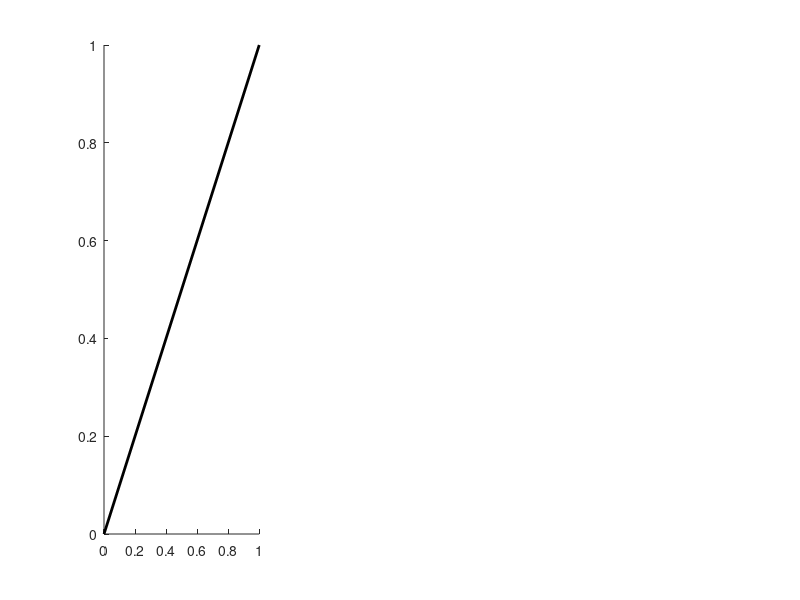

MATLAB code to generate this figure: (Note: this script raises an error after producing the figure.)
%%%%%%%%%%%%%
% Figure S1 %
%%%%%%%%%%%%%
% describing the alignment and the position data

fS1 = figure;
subplot(1,3,1)
hold on
plot([0 1],[0 1],'k','linewidth',2)
plot(data.summary.maxcorr.rev(data.sigind),data.summary.maxcorr.pos(data.sigind),'kx','markersize',6)
plot(data.summary.maxcorr.rev(data.nsigind),data.summary.maxcorr.pos(data.nsigind),'.',...
  'markerfacecolor',[.6 .6 .6],'markeredgecolor',[.6 .6 .6],'markersize',6)
set(gca,'box','off','xlim',[0 1],'xtick',[0 .5 1],'ylim',[0 1],'ytick',[0 .5 1])
title(sprintf('r = %0.2g',corr2(data.summary.maxcorr.rev(data.sigind),data.summary.maxcorr.pos(data.sigind))));
ylabel('Position Trace')

subplot(1,3,2)
hold on
plot([0 1],[0 1],'k','linewidth',2)
plot(data.summary.maxcorr.rev(data.sigind),data.summary.maxcorr.aln(data.sigind),'kx','markersize',6)
plot(data.summary.maxcorr.rev(data.nsigind),data.summary.maxcorr.aln(data.nsigind),'.',...
  'markerfacecolor',[.6 .6 .6],'markeredgecolor',[.6 .6 .6],'markersize',6)
set(gca,'box','off','xlim',[0 1],'xtick',[0 .5 1],'ylim',[0 1],'ytick',[0 .5 1])
title(sprintf('r = %0.2g',corr2(data.summary.maxcorr.rev(data.sigind),data.summary.maxcorr.aln(data.sigind))));
ylabel('Aligned Trace')
xlabel('Velocity Trace')

subplot(1,3,3)
hold on
plot([0 1],[0 1],'k','linewidth',2)
plot(data.summary.maxcorr.rev(data.sigind),data.summary.maxcorr.srt(data.sigind),'kx','markersize',6)
plot(data.summary.maxcorr.rev(data.nsigind),data.summary.maxcorr.srt(data.nsigind),'.',...
  'markerfacecolor',[.6 .6 .6],'markeredgecolor',[.6 .6 .6],'markersize',6)
set(gca,'box','off','xlim',[0 1],'xtick',[0 .5 1],'ylim',[0 1],'ytick',[0 .5 1])
title(sprintf('r = %0.2g',corr2(data.summary.maxcorr.rev(data.sigind),data.summary.maxcorr.srt(data.sigind))));
ylabel('Short Trace')

fie(fS1,'/Users/schoppik/Documents/Research/Papers/tbtv/FigureImport/FigureS1.xml')
print(fS1,'-depsc','/Users/schoppik/Documents/Research/Papers/tbtv/FigureImport/FigureS1.eps')

%%%%%%%%%%%%%
% Figure S2 %
%%%%%%%%%%%%%
% figure describing the consequences of binning

dex = find(example.alltype == example.prefdir);
nfft = 2048;
f = [0:nfft-1]*1000/nfft;
windowing = [1 20];
evar = example.allevel(dex,:) - repmat(mean(example.allevel(dex,:)),[length(dex) 1]);


for i = 1:length(windowing)
  spvar(:,:,i) = windowspikedata(example.allspikes(dex,:),windowing(i)) - repmat(mean(windowspikedata(example.allspikes(dex,:),windowing(i))),[length(dex) 1]);
   % get the power spectrum
   pse(i,:) = mean(abs(fft(spvar(:,:,i)',nfft).*conj(fft(evar',nfft))),2)+eps;
   ps(i,:) = mean(fft(spvar(:,:,i)',nfft).*conj(fft(spvar(:,:,i)',nfft)),2)+eps;
  D(i,:) = getfilter(spvar(:,:,i)',evar');
end

fS2 = figure;
subplot(2,3,1)
plot(-200:500,spvar(:,:,1)','color',[.6 .6 .6])
set(gca,'box','off','tickdir','out','PlotBoxAspectRatio',[1 1 1],'DataAspectRatioMode','auto',...
  'xlim',[-200 500],'xtick',[-200 0 250 500],'ylim',[-0.25 1],'ytick',[-0.25 0 0.5 1],...
  'fontsize',fontsize,'linewidth',linewidth,'TickLength',ticklength)
xlabel('Time (ms)')
ylabel('Spikes/bin')

subplot(2,3,2)
plot(-350:350,fliplr(D(1,:)),'k')
set(gca,'box','off','tickdir','out','PlotBoxAspectRatio',[1 1 1],'DataAspectRatioMode','auto',...
  'xlim',[-350 350],'xtick',[-350:350:350],'ylim',[-0.5 1],'ytick',[-0.5:.5:1],...
  'fontsize',fontsize,'linewidth',linewidth,'TickLength',ticklength)
xlabel('Lag (ms)')
ylabel('Deg/s/spike')
title('1 ms bin size')

fudgefact = 0.005/0.04;
subplot(2,3,3)
hold on
bar(f(1:nfft/2),ps(1,1:(nfft/2))./sum(ps(1,(1:nfft/2))),'facecolor','k')
plot(f(1:nfft/2),pse(1,1:nfft/2)./sum(pse(1:nfft/2)).*fudgefact,'r','linewidth',3)
set(gca,'box','off','tickdir','out','PlotBoxAspectRatio',[1 1 1],'DataAspectRatioMode','auto',...
  'xlim',[0 100],'xtick',[0:25:100],'ylim',[0 .005],'ytick',[],...
  'fontsize',fontsize,'linewidth',linewidth,'TickLength',ticklength)
ylabel('Power (norm)')
xlabel('Frequency (Hz)')

subplot(2,3,4)
plot(-200:500,spvar(:,:,2)','color',[.6 .6 .6])
set(gca,'box','off','tickdir','out','PlotBoxAspectRatio',[1 1 1],'DataAspectRatioMode','auto',...
  'xlim',[-200 500],'xtick',[-200 0 250 500],'ylim',[-0.25 0.25],'ytick',[-0.25:0.25:0.25],...
  'fontsize',fontsize,'linewidth',linewidth,'TickLength',ticklength)
xlabel('Time (ms)')
ylabel('Spikes/bin')

subplot(2,3,5)
plot(-350:350,fliplr(D(2,:)),'k')
set(gca,'box','off','tickdir','out','PlotBoxAspectRatio',[1 1 1],'DataAspectRatioMode','auto',...
  'xlim',[-350 350],'xtick',[-350:350:350],'ylim',[-0.5 1],'ytick',[-0.5:.5:1],...
  'fontsize',fontsize,'linewidth',linewidth,'TickLength',ticklength)
xlabel('Lag (ms)')
ylabel('Deg/s/spike')
title('20ms bin size')

fudgefact = 0.025/0.06;
subplot(2,3,6)
hold on
bar(f(1:nfft/2),ps(2,1:nfft/2)./sum(ps(2,1:nfft/2)),'facecolor','k')
plot(f(1:nfft/2),pse(2,1:nfft/2)./sum(pse(1:nfft/2)).*fudgefact,'r','linewidth',3)
set(gca,'box','off','tickdir','out','PlotBoxAspectRatio',[1 1 1],'DataAspectRatioMode','auto',...
  'xlim',[0 100],'xtick',[0:25:100],'ylim',[0 .025],'ytick',[],...
  'fontsize',fontsize,'linewidth',linewidth,'TickLength',ticklength)

xlabel('Frequency')
ylabel('Power (norm)')

fie(fS2,'/Users/schoppik/Documents/Research/Papers/tbtv/FigureImport/FigureS2.xml')
print(fS2,'-depsc','/Users/schoppik/Documents/Research/Papers/tbtv/FigureImport/FigureS2.eps')

%%%%%%%%%%%%%
% Figure S3 %
%%%%%%%%%%%%%

fS3a = figure;

subplot(1,2,1)
hold on
plot(x(randdex(:)),y(randdex(:)),'.','markerfacecolor',[.6 .6 .6],'markeredgecolor',[.6 .6 .6],'markersize',3)
errorbar(bins,meanvals,stdvals,stdvals,'k.','markersize',18);
set(gca,'tickdir','out','PlotBoxAspectRatio',[1 1 1],'DataAspectRatioMode','auto',...
  'xlim',[-2.5 2.5],'xtick',[-2.5:2.5:2.5],'ylim',[-7.5 7.5],'ytick',[-7.5:7.5:7.5],'tickdir','out',...
   'fontsize',fontsize,'linewidth',linewidth,'TickLength',ticklength)
xlabel('Predicted variability (deg/s)');
ylabel('Actual variability (deg/s)');
[r p] = corrcoef(x(:),y(:));
title(['r  = ',num2str(r(1,2)),' n = ',num2str(length(x)),' p = ',num2str(p(1,2))])

subplot(1,2,2)
hold on
hist(example.test.shufcorr,[-.5:.1:.5])
hist(example.test.corr,[.2:.05:.6])
h = findobj(gca,'type','patch');
set(h(1),'facecolor','k','edgecolor',[.6 .6 .6])
set(h(2),'facecolor',[.6 .6 .6],'edgecolor','k')
set(gca,'tickdir','out','PlotBoxAspectRatio',[1 1 1],'DataAspectRatioMode','auto',...
  'ylim',[0 80],'ytick',[0:20:80],...
  'xlim',[-.8 .8],'xtick',[-.8:.4:.8],...
   'fontsize',fontsize,'linewidth',linewidth,'TickLength',ticklength)
xlabel('R')
ylabel('Draws')


fie(fS3a,'/Users/schoppik/Documents/Research/Papers/tbtv/FigureImport/FigureS3a.xml')
print(fS3a,'-depsc','/Users/schoppik/Documents/Research/Papers/tbtv/FigureImport/FigureS3a.eps')


% use the filter to generate some predictions
spvar = example.binaryspikes - repmat(mean(example.binaryspikes),[size(example.binaryspikes,1),1]);
evar = example.evel - repmat(mean(example.evel),[size(example.evel,1),1]);
ehat = myconv(spvar',repmat(mean(example.filterbank.var,2),[1,size(example.binaryspikes,1)]))';

m = nanmean(example.bytrial);
s = nanstd(example.bytrial);
[jnk dex] = sort(m);

worstid = dex(1);
bestid = dex(end);
midid = dex(round(length(dex)/2));

x = ehat(:);
y = evar(:);

randdex = randperm(length(x));

[jnk xind] = sort(x);

numbins = 25;

numperbin = floor(size(x,1)/numbins);

meanvals = [];
stdvals = [];

bins = [];
for i = 1:numbins
  meanvals(i) = mean(y(xind(((i-1)*numperbin)+1:i*numperbin)));
  stdvals(i) = std(y(xind(((i-1)*numperbin)+1:i*numperbin)));
  bins(i) = mean(x(xind(((i-1)*numperbin)+1:i*numperbin)));
end

tc = squeeze(example.test.timecorr);
rand_tc = squeeze(example.test.shuftimecorr);
mask = nan(1,701);
sig_time = ttest(tc,rand_tc,0.05/250);
mask(find(sig_time)) = 1;

fS3b = figure;
subplot(1,3,1)
hold on
plot(-200:500,2+evar(bestid,:)./max(abs(evar(bestid,:))),'k--','linewidth',2)
plot(-200:500,2+ehat(bestid,:)./max(abs(ehat(bestid,:))),'k','linewidth',2)
set(gca,'tickdir','out','PlotBoxAspectRatio',[1 1 1],'DataAspectRatioMode','auto',...
  'xlim',[-200 500],'xtick',[-200,0,250,500],'tickdir','out',...
   'fontsize',fontsize,'linewidth',linewidth,'TickLength',ticklength)
ylabel('Eye variability (norm)');
xlabel('Time (ms)')
title(sprintf('r = %0.2g (%0.2g)',m(bestid),s(bestid)))  

subplot(1,3,2)
hold on
plot(-200:500,evar(worstid,:)./max(abs(evar(midid,:))),'k--','linewidth',2)
plot(-200:500,ehat(worstid,:)./max(abs(ehat(midid,:))),'k','linewidth',2)
set(gca,'tickdir','out','PlotBoxAspectRatio',[1 1 1],'DataAspectRatioMode','auto',...
  'xlim',[-200 500],'xtick',[-200,0,250,500],'tickdir','out',...
   'fontsize',fontsize,'linewidth',linewidth,'TickLength',ticklength)
ylabel('Eye variability (norm)');
xlabel('Time (ms)')
title(sprintf('r = %0.2g (%0.2g)',m(midid),s(midid)))  

subplot(1,3,3)
hold on
errorbar(1:95,m(dex),s(dex),s(dex),'k')
hline(2.*(mean(example.test.shufcorr) + std(example.test.shufcorr)))
hline(2.*(mean(example.test.shufcorr) - std(example.test.shufcorr)))
set(gca,'tickdir','out','PlotBoxAspectRatio',[1 1 1],'DataAspectRatioMode','auto',...
  'xlim',[0 100],'xtick',[0:25:100],'tickdir','out',...
   'fontsize',fontsize,'linewidth',linewidth,'TickLength',ticklength)
ylabel('r')
xlabel('Trial number')

fie(fS3b,'/Users/schoppik/Documents/Research/Papers/tbtv/FigureImport/FigureS3b.xml')
print(fS3b,'-depsc','/Users/schoppik/Documents/Research/Papers/tbtv/FigureImport/FigureS3b.eps')


%%%%%%%%%%%%%
% Figure S4 %
%%%%%%%%%%%%%

fS4 = figure;

subplot(3,2,1)
hold on
hist(data.crosscorr.rev(data.sigind),[-1:.2:1]);
hist(data.crosscorr.rev(data.nsigind),[-1:.2:1]);
h = findobj(gca,'type','patch');
set(h(2),'facecolor','k','edgecolor',[.6 .6 .6])
set(h(1),'facecolor',[.6 .6 .6],'edgecolor','k')
set(gca,'box','off','tickdir','out','PlotBoxAspectRatio',[1 1 1],'DataAspectRatioMode','auto',...
  'xlim',[-1.1 1.1],'xtick',[-1:0.5:1],'ylim',[0 25],'ytick',[0:12.5:25],...
  'fontsize',fontsize,'linewidth',linewidth,'TickLength',ticklength)
xlabel('Value of r')
ylabel('Number of neurons')

%indbest = ((data.bestcrosscorr.rev - abs(data.crosscorr.rev)) ./ (data.bestcrosscorr.rev + abs(data.crosscorr.rev)));
indbest = data.crosscorr.rev./data.bestcrosscorr.rev;

subplot(3,2,2)
hold on
hist(indbest(data.sigind),[-1:.2:1]);
hist(indbest(data.nsigind),[-1:.2:1]);
h = findobj(gca,'type','patch');
set(h(2),'facecolor','k','edgecolor',[.6 .6 .6])
set(h(1),'facecolor',[.6 .6 .6],'edgecolor','k')
set(gca,'box','off','tickdir','out','PlotBoxAspectRatio',[1 1 1],'DataAspectRatioMode','auto',...
  'xlim',[-1 1.1],'xtick',[-1:0.5:1],'ylim',[0 25],'ytick',[0:12.5:25],...
  'fontsize',fontsize,'linewidth',linewidth,'TickLength',ticklength)
xlabel('Performance Index')

subplot(3,2,3)
hold on
plot(data.summary.maxcorr(data.nsigind),data.crosspred.maxabove(data.nsigind),'o','markersize',6,...
  'markerfacecolor',[.6 .6 .6],'markeredgecolor',[.6 .6 .6])
plot(data.summary.maxcorr(data.sigind),data.crosspred.maxabove(data.sigind),'x','markersize',6,...
  'markerfacecolor','k','markeredgecolor','k')
set(gca,'box','off','tickdir','out','PlotBoxAspectRatio',[1 1 1],'DataAspectRatioMode','auto',...
  'xlim',[0 1],'xtick',[0:.5:1],'ylim',[0 1],'ytick',[0:.5:1],...
  'fontsize',fontsize,'linewidth',linewidth,'TickLength',ticklength)
xlabel('Value of r in preferred direction')
ylabel('Value of r at +/- 45 degrees')

subplot(3,2,4)
hold on
plot(data.summary.maxcorr(data.nsigind),data.crosspred.maxbelow(data.nsigind),'o','markersize',6,...
  'markerfacecolor',[.6 .6 .6],'markeredgecolor',[.6 .6 .6])
plot(data.summary.maxcorr(data.sigind),data.crosspred.maxbelow(data.sigind),'x','markersize',6,...
  'markerfacecolor','k','markeredgecolor','k')
set(gca,'box','off','tickdir','out','PlotBoxAspectRatio',[1 1 1],'DataAspectRatioMode','auto',...
'xlim',[0 1],'xtick',[0:.5:1],'ylim',[0 1],'ytick',[0:.5:1],...
  'fontsize',fontsize,'linewidth',linewidth,'TickLength',ticklength)
xlabel('Value of r in preferred direction')

% figure describing how well the PD did, relative to how well it was
% possible to do

%indabv = (data.crosspred.maxabove - max(data.timecorr.abv')) ./ (data.crosspred.maxabove + max(data.timecorr.abv'));
%indblw = (data.crosspred.maxbelow - max(data.timecorr.blw')) ./ (data.crosspred.maxbelow + max(data.timecorr.blw'));
indabv = data.crosspred.maxabove./data.crosspred.actabove;
indblw = data.crosspred.maxbelow./data.crosspred.actbelow;

% a = hist(indabv(data.nsigind),[-1:0.2:1]);
% b = hist(indabv(data.unkind),[-1:0.2:1]);
% c = hist(indabv(data.classsigind),[-1:0.2:1]);

subplot(3,2,5)
hold on
hist(indabv(data.sigind),[0:.15:1.35]);
hist(indabv(data.nsigind),[0:.15:1.35]);
h = findobj(gca,'type','patch');
set(h(2),'facecolor','k','edgecolor',[.6 .6 .6])
set(h(1),'facecolor',[.6 .6 .6],'edgecolor','k')
set(gca,'box','off','tickdir','out','PlotBoxAspectRatio',[1 1 1],'DataAspectRatioMode','auto',...
  'xlim',[0 1.5],'xtick',[0:0.5:1.5],'ylim',[0 50],'ytick',[0:25:50],...
  'fontsize',fontsize,'linewidth',linewidth,'TickLength',ticklength)
xlabel('Performance above')
ylabel('Number of cells')

% a = hist(indblw(data.nsigind),[-1:0.2:1]);
% b = hist(indblw(data.unkind),[-1:0.2:1]);
% c = hist(indblw(data.classsigind),[-1:0.2:1]);
subplot(3,2,6)
hold on
hist(indblw(data.sigind),[0:.15:1.35]);
hist(indblw(data.nsigind),[0:.15:1.35]);
h = findobj(gca,'type','patch');
set(h(2),'facecolor','k','edgecolor',[.6 .6 .6])
set(h(1),'facecolor',[.6 .6 .6],'edgecolor','k')
set(gca,'box','off','tickdir','out','PlotBoxAspectRatio',[1 1 1],'DataAspectRatioMode','auto',...
  'xlim',[0 1.5],'xtick',[0:0.5:1.5],'ylim',[0 50],'ytick',[0:25:50],...
  'fontsize',fontsize,'linewidth',linewidth,'TickLength',ticklength)
xlabel('Performance below')
ylabel('Number of cells')

fie(fS4,'/Users/schoppik/Documents/Research/Papers/tbtv/FigureImport/FigureS4.xml')
print(fS4,'-depsc','/Users/schoppik/Documents/Research/Papers/tbtv/FigureImport/FigureS4.eps')

%%%%%%%%%%%%%
% Figure S5 %
%%%%%%%%%%%%%

fS5 = figure;

subplot(3,2,1)
prefdirvec = 45:45:360;
circprefdirvec = 0:45:315;
eligible = data.pd(data.classsigind,:);
for i = 1:8
  dex = find(eligible(:,1) < prefdirvec(i) & eligible(:,1) >= circprefdirvec(i));
  meansx(i) = mean(eligible(dex,1));
  meansy(i) = mean(data.corr.rev(dex)); 
end

polar(deg2rad(data.pd(data.sigind,1)),data.summary.maxcorr(data.sigind)','kx')
hold on
a = polar(deg2rad(data.pd(data.nsigind,1)),data.summary.maxcorr(data.nsigind)','.');
set(a,'markerfacecolor',[.6 .6 .6],'markeredgecolor',[.6 .6 .6],'markersize',6);
a = polar(deg2rad([circprefdirvec circprefdirvec(1)]),[meansy meansy(1)]);
set(a,'linewidth',2,'color','k')
xlabel('preferred direction')
ylabel('r')

subplot(3,2,2)
hold on
plot(data.pd(data.sigind,2),data.summary.maxcorr(data.sigind),'kx','markersize',6)
plot(data.pd(data.nsigind,2),data.summary.maxcorr(data.nsigind),'.','markerfacecolor',[.6 .6 .6],'markeredgecolor',[.6 .6 .6],'markersize',6)
set(gca,'box','off','tickdir','out','PlotBoxAspectRatio',[1 1 1],'DataAspectRatioMode','auto',...
  'fontsize',fontsize,'linewidth',linewidth,'TickLength',ticklength)
xlabel('tuning bandwidth')
ylabel('r')

subplot(3,2,3)
hold on
plot(data.fr(data.sigind),data.summary.maxcorr(data.sigind),'kx','markersize',6)
plot(data.fr(data.nsigind),data.summary.maxcorr(data.nsigind),'.','markerfacecolor',[.6 .6 .6],'markeredgecolor',[.6 .6 .6],'markersize',6)
set(gca,'box','off','tickdir','out','PlotBoxAspectRatio',[1 1 1],'DataAspectRatioMode','auto',...
  'fontsize',fontsize,'linewidth',linewidth,'TickLength',ticklength)
xlabel('avg. firing rate')
ylabel('r')

subplot(3,2,4)
hold on
plot(data.numtrials(data.sigind),data.summary.maxcorr(data.sigind),'kx','markersize',6)
plot(data.numtrials(data.nsigind),data.summary.maxcorr(data.nsigind),'.','markerfacecolor',[.6 .6 .6],'markeredgecolor',[.6 .6 .6],'markersize',6)
set(gca,'box','off','tickdir','out','PlotBoxAspectRatio',[1 1 1],'DataAspectRatioMode','auto',...
  'fontsize',fontsize,'linewidth',linewidth,'TickLength',ticklength)
xlabel('number of trials')
ylabel('r')

subplot(3,2,5)
hold on
plot(data.var.eye(data.sigind),data.summary.maxcorr(data.sigind),'kx','markersize',6)
plot(data.var.eye(data.nsigind),data.summary.maxcorr(data.nsigind),'.','markerfacecolor',[.6 .6 .6],'markeredgecolor',[.6 .6 .6],'markersize',6)
set(gca,'box','off','tickdir','out','PlotBoxAspectRatio',[1 1 1],'DataAspectRatioMode','auto',...
  'fontsize',fontsize,'linewidth',linewidth,'TickLength',ticklength)
xlabel('Variance in the eye movement')
ylabel('r')

subplot(3,2,6)
hold on
plot(data.var.sp(data.sigind),data.summary.maxcorr(data.sigind),'kx','markersize',6)
plot(data.var.sp(data.nsigind),data.summary.maxcorr(data.nsigind),'.','markerfacecolor',[.6 .6 .6],'markeredgecolor',[.6 .6 .6],'markersize',6)
set(gca,'box','off','tickdir','out','PlotBoxAspectRatio',[1 1 1],'DataAspectRatioMode','auto',...
  'fontsize',fontsize,'linewidth',linewidth,'TickLength',ticklength)
xlabel('Variance in the spike train')
ylabel('r')

fie(fS5,'/Users/schoppik/Documents/Research/Papers/tbtv/FigureImport/FigureS5.xml')
print(fS5,'-depsc','/Users/schoppik/Documents/Research/Papers/tbtv/FigureImport/FigureS5.eps')

%%%%%%%%%%%%%
% Figure S6 %
%%%%%%%%%%%%%

% A figure describing the PCA decomposition of the filters
filterbank = fliplr(data.filters.rev);

% flip the sign of the ones for 270 or 180
filterbank(find(data.prefdir == 270 | data.prefdir == 180),:) = -filterbank(find(data.prefdir == 270 | data.prefdir == 180),:);

% normalize the height
for i = 1:size(filterbank,1)
  filterbank(i,:) = filterbank(i,:)./norm(filterbank(i,:));
end

% pad the filters for the decomposition
filterbank = [zeros(141,200) filterbank zeros(141,200)];

% extract the appropriate filters
latency = data.filters.lat(find(~isnan(data.filters.lat)));
filterbank = filterbank(find(~isnan(data.filters.lat)),:);

% shift the filters
for i = 1:length(latency)
  filterbank(i,:) = circshift(filterbank(i,:),[1,-latency(i)]);
end

type = data.filters.type(find(~isnan(data.filters.lat)));
[u s v] = svd(filterbank);

PC1 = -filterbank*v(:,1);
PC2 = -filterbank*v(:,2);
PC3 = -filterbank*v(:,3);

fS6 = figure;
subplot(1,3,1)
hold on
plot(4:66,diag(s(4:end,4:end))./trace(s),'k.');
plot(1,s(1,1)./trace(s),'.','color',pretty('a'),'markersize',6)
plot(2,s(2,2)./trace(s),'.','color',pretty('i'),'markersize',6)
plot(3,s(3,3)./trace(s),'.','color',pretty('u'),'markersize',6)
hline(0.05)
set(gca,'xlim',[0 15],'ylim',[0 0.3])
ylabel('Variance described')

subplot(1,3,2)
hold on
hline(0)
plot(-550:550,-v(:,1),'color',pretty('a'),'linewidth',2)
plot(-550:550,-v(:,2),'color',pretty('i'),'linewidth',2)
plot(-550:550,v(:,3),'color',pretty('u'),'linewidth',2)
set(gca,'xlim',[-350 350],'ytick',[],'xtick',[-350 350])
xlabel('Time (ms)')

subplot(1,3,3)
hold on
plot(PC1(find(type == 1)),PC2(find(type == 1)),'.','color',pretty('i'))
plot(PC1(find(type == 2)),PC2(find(type == 2)),'.','color',pretty('a'))
plot(PC1(find(type == 3)),PC2(find(type == 3)),'.','color',pretty('u'))
set(gca,'box','off')
xlabel('PC1')
ylabel('PC2')

fie(fS6,'/Users/schoppik/Documents/Research/Papers/tbtv/FigureS6.xml')
print(fS6,'-depsc','/Users/schoppik/Documents/Research/Papers/tbtv/FigureS6.eps')

%%%%%%%%%%%%%
% Figure S7 %
%%%%%%%%%%%%%
mu = [0.1 0.15 0.2];
sigma = [.01 .1];

% Uniform variance %

numtrials = 1000;
T = 1;
numunits = 250;  
  
for corrval = 1:3
 for run = 1:25;
  rho = mu(corrval)*ones(T,numtrials,numunits);
  nu = repmat(randn(1,numtrials),[T 1 numunits]);
  v = randn(T,numtrials,numunits);
  scale = ones(T,numtrials,numunits);
  
  M = squeeze(scale.*(sqrt(rho).*nu) + (sqrt(1-rho).*v));

  C = cov(M);
  NB = sum(C,2)./sqrt(diag(C)*sum(sum(C))); tmp = tril(C,-1); NN = tmp(find(tmp));
  [y x] = hist(NB,[-1:.01:1]); 
  static.NB(corrval,run,:) = y./sum(y);
  static.NN(corrval,run,:) = var(diag(C));
  [y x] = hist(diag(C),[.9:.05:1.1]);
  static.XX(corrval,run,:) = y./sum(y);
 end
end

colors = [pretty('a');pretty('i');pretty('u')];

fS7 = figure;
for i = 1:3,
  subplot(2,3,1)
  hold on
  errorbar(-1:.01:1,squeeze(mean(static.NB(i,:,:),2)),...
    squeeze(std(static.NB(i,:,:)./sqrt(25),[],2)),'color',colors(i,:));
  set(gca,'xlim',[-1 1],'ytick',[])
  
  subplot(2,3,4)
  hold on
  errorbar(.9:.05:1.1,squeeze(mean(static.XX(i,:,:),2)),...
    squeeze(std(static.XX(i,:,:)./sqrt(25),[],2)),'color',colors(i,:));
  set(gca,'xlim',[.85 1.15],'ytick',[])
  
end

% 25 neurons %

% k indexes sigma
% j indexes mu

for k = 1:2
  for j = 1:3
    for i = 1:1000,
      C = smartCov(25,mu(j),sigma(k),.01*j);
      NB = sum(C,2)./sqrt(diag(C)*sum(sum(C))); tmp = tril(C,-1); NN = tmp(find(tmp));
      [y x] = hist(NB,[-1:.01:1]); 
      r.NB(i,j,k,:) = y./sum(y); 
      r.NN(i,j,k) = var(NN); 
      [y x] = hist(diag(C),[0:.1:3]);
      r.m(i,j,k,:) = y./sum(y);
    end
  end
end

for k = 1:2
  for j = 1:3
    subplot(2,3,k+1)
    hold on
    errorbar([-1:.01:1],mean(squeeze(r.NB(:,j,k,:))),...
      std(squeeze(r.NB(:,j,k,:)))./sqrt(1000),'color',colors(j,:));
    set(gca,'xlim',[-1 1],'ytick',[]) 
    
   subplot(2,3,k+4)
   hold on
   errorbar([0:.1:3],mean(squeeze(r.m(:,j,k,:))),...
     std(squeeze(r.m(:,j,k,:)))./sqrt(1000),'color',colors(j,:));
    set(gca,'xlim',[0 3],'ytick',[])
  end
end

subplot(2,3,5), set(gca,'xlim',[0 1])

fie(fS7,'/Users/schoppik/Documents/Research/Papers/tbtv/FigureS7.xml')
print(fS7,'-depsc','/Users/schoppik/Documents/Research/Papers/tbtv/FigureS7.eps')

%%%%%%%%%%%%%
% Figure S8 %
%%%%%%%%%%%%%

% The data to generate this figure were not saved.  Changing the
% analysis code will re-generate it.